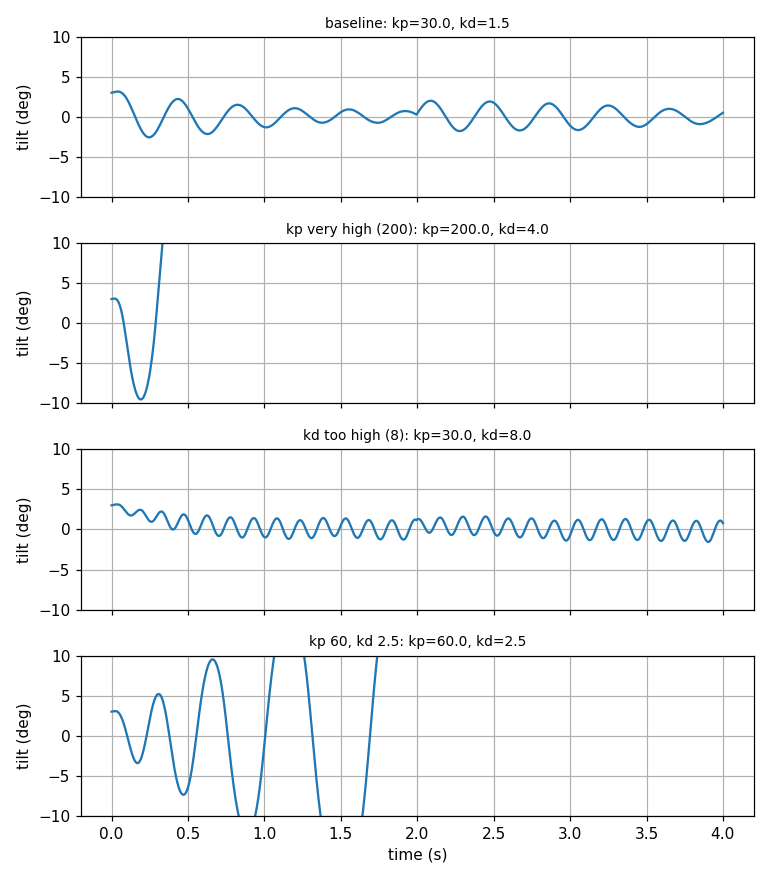

Source code (Python):
"""Step 8: the same balance test, but with sensor noise, a control delay, and motor lag."""
import math
import random
from collections import deque

import matplotlib
matplotlib.use("Agg")  # draw to a file, no window needed
import matplotlib.pyplot as plt

G = 9.81
L = 0.10
DT = 0.005
T_END = 4.0
MAX_ACCEL = 5.0

ANGLE_NOISE_DEG = 0.3      # random error on the tilt estimate (std dev)
GYRO_NOISE_DEG_S = 3.0     # random error on the angular-rate reading (std dev)
DELAY_STEPS = 3            # command takes 3 * 5 ms = 15 ms to reach the wheels
MOTOR_LAG_S = 0.03         # motors take about 30 ms to follow a command


def simulate(kp, ki, kd, seed=1):
    rng = random.Random(seed)
    theta = math.radians(3.0)
    omega = 0.0
    integral = 0.0
    accel_actual = 0.0
    pending = deque([0.0] * DELAY_STEPS)   # commands still "in flight"
    times, angles, commands = [], [], []
    t = 0.0
    while t < T_END:
        if abs(t - 2.0) < DT / 2:
            omega += math.radians(40.0)

        # What the controller sees: the truth plus noise.
        theta_meas = theta + math.radians(rng.gauss(0.0, ANGLE_NOISE_DEG))
        omega_meas = omega + math.radians(rng.gauss(0.0, GYRO_NOISE_DEG_S))

        integral += (-theta_meas) * DT
        cmd = -(kp * (-theta_meas) + ki * integral + kd * (-omega_meas))
        cmd = max(-MAX_ACCEL, min(MAX_ACCEL, cmd))

        # Delay, then motor lag.
        pending.append(cmd)
        delayed = pending.popleft()
        accel_actual += (delayed - accel_actual) * (DT / MOTOR_LAG_S)

        alpha = (G * math.sin(theta) - accel_actual * math.cos(theta)) / L
        omega += alpha * DT
        theta += omega * DT

        times.append(t)
        angles.append(math.degrees(theta))
        commands.append(cmd)
        t += DT

        if abs(theta) > math.pi / 2:
            return times, angles, commands, t
    return times, angles, commands, None


CASES = [
    ("baseline",           30.0, 0.0, 1.5),
    ("kp very high (200)", 200.0, 0.0, 4.0),
    ("kd too high (8)",    30.0, 0.0, 8.0),
    ("kp 60, kd 2.5",      60.0, 0.0, 2.5),
]

fig, axes = plt.subplots(len(CASES), 1, sharex=True, figsize=(7, 8))
print(f"{'case':22s} {'result':16s} {'tilt jitter (rms)':>18s} {'command jitter (rms)':>22s}")
for ax, (name, kp, ki, kd) in zip(axes, CASES):
    times, angles, commands, fell = simulate(kp, ki, kd)
    if fell is not None:
        result = f"fell at {fell:.2f} s"
        tilt_rms = cmd_rms = "-"
    else:
        result = "stayed up"
        # jitter measured in the quiet period 1.0 s to 1.9 s, before the shove
        quiet = [(a, c) for a, c, tt in zip(angles, commands, times) if 1.0 <= tt < 1.9]
        tilt_rms = f"{math.sqrt(sum(a * a for a, _ in quiet) / len(quiet)):.2f} deg"
        cmd_rms = f"{math.sqrt(sum(c * c for _, c in quiet) / len(quiet)):.2f} m/s^2"
    print(f"{name:22s} {result:16s} {tilt_rms:>18s} {cmd_rms:>22s}")
    ax.plot(times, angles)
    ax.set_ylabel("tilt (deg)")
    ax.set_title(f"{name}: kp={kp}, kd={kd}", fontsize=9)
    ax.set_ylim(-10, 10)
    ax.grid(True)
axes[-1].set_xlabel("time (s)")
fig.tight_layout()
fig.savefig("noisy_sweep.png", dpi=110)
print("Saved noisy_sweep.png")
